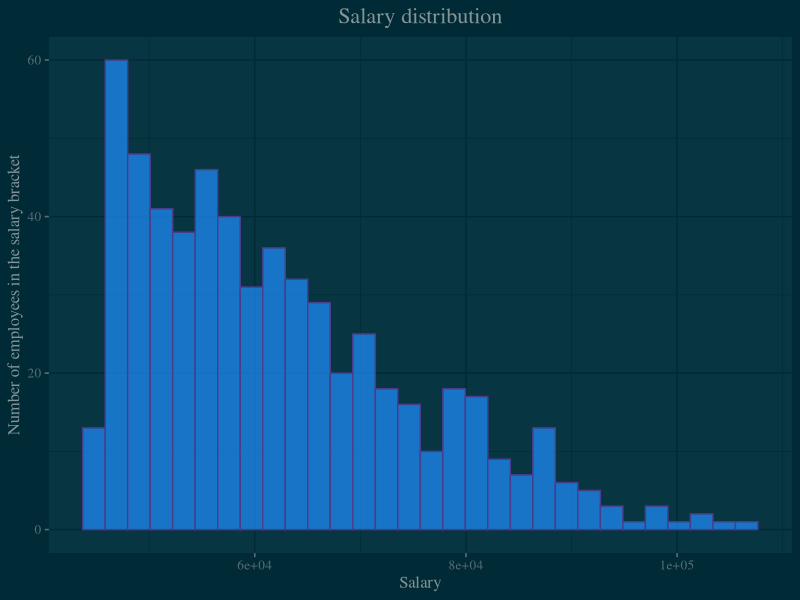
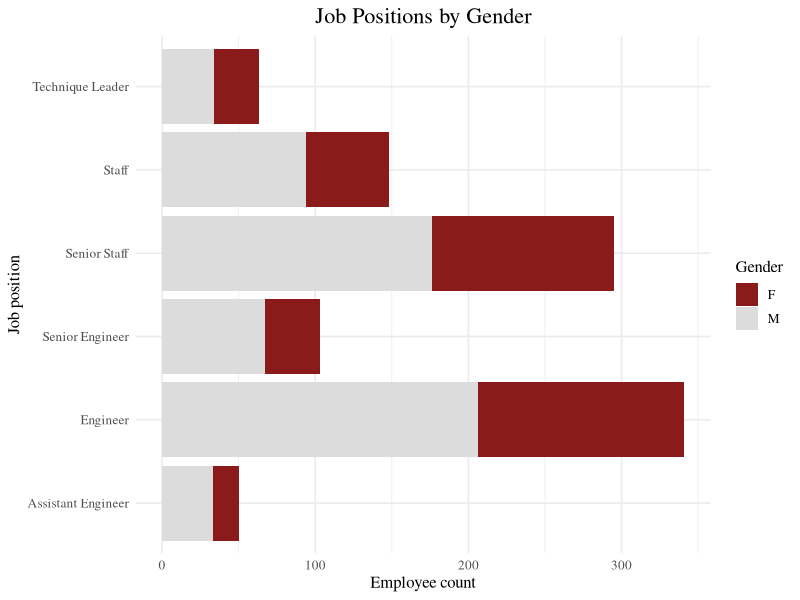
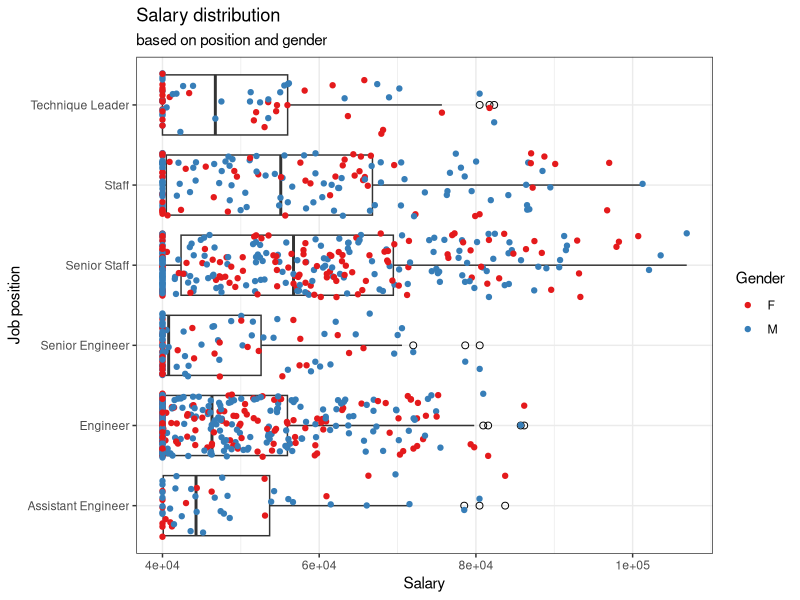

The R script that drew these images, in order:
# Importing libraries 

library(tidyverse)
library(ggthemes)

# Importing data into R

employee.data <- read.csv("data/employee-data.csv",
                          skip = 23, stringsAsFactors = FALSE)

# skip = 23 tells R to skip the first 23 rows of the data set when reading the data

names(employee.data) <- c("Employee number", "First name", "Last name", "Birth date", "Gender", 
                          "Job title", "Salary", "From date", "To date")

# exporting data as a CSV
##write.csv(employee.data, file = "employee_data_2.csv", row.names = FALSE)

head(employee.data)

any(is.na(employee.data))

employee.data$Gender <- as.factor(employee.data$Gender)
employee.data$`Job title` <- as.factor(employee.data$`Job title`)

# plot the salary frequencies larger than 45000.
filter(employee.data, Salary > 45000) %>%
ggplot(aes(Salary)) + 
geom_histogram(color = "darkslateblue", fill = "dodgerblue", alpha = 0.7) +
labs(title = "Salary distribution", x = "Salary", y = "Number of employees in the salary bracket") +
theme_solarized_2(light = F, base_size = 12, base_family = "serif") + 
theme(plot.title = element_text(hjust = 0.5, size = 16))

# plot job position by gender
employee.data %>% 
  ggplot(aes(`Job title`, fill = Gender)) + geom_bar() + 
  labs(title = "Job Positions by Gender", y = "Employee count",x = "Job position") +
  theme_minimal(base_family = "serif", base_size = 12) +
  scale_fill_manual(values = c("firebrick4", "gainsboro")) + coord_flip() +
  theme(plot.title = element_text(hjust = 0.5, size = 16))
  
# salary distribution based on position and gender
employee.data %>%
  ggplot(aes(x = `Job title`, y = Salary)) + 
  geom_boxplot(outlier.color = "gray0", outlier.shape = 1, outlier.size = 2) +
  geom_jitter(width = 0.4, aes(color = Gender)) +
  ggtitle("Salary distribution", subtitle = "based on position and gender") +
  ylab("Salary") + xlab("Job position") + 
  theme_bw() + 
  coord_flip() + 
  scale_color_brewer(palette="Set1")


# Good earners
employee.data %>% 
  select(ends_with("name"), Gender, Salary) %>%
  filter(Salary >= 70000) %>% 
  arrange(Salary)



employee.data %>% 
  group_by(`Job title`, Gender) %>% 
  summarise(avg.salary = mean(Salary)) %>% 
  mutate(monthly = avg.salary/12) %>% 
  arrange(Gender, desc(monthly))